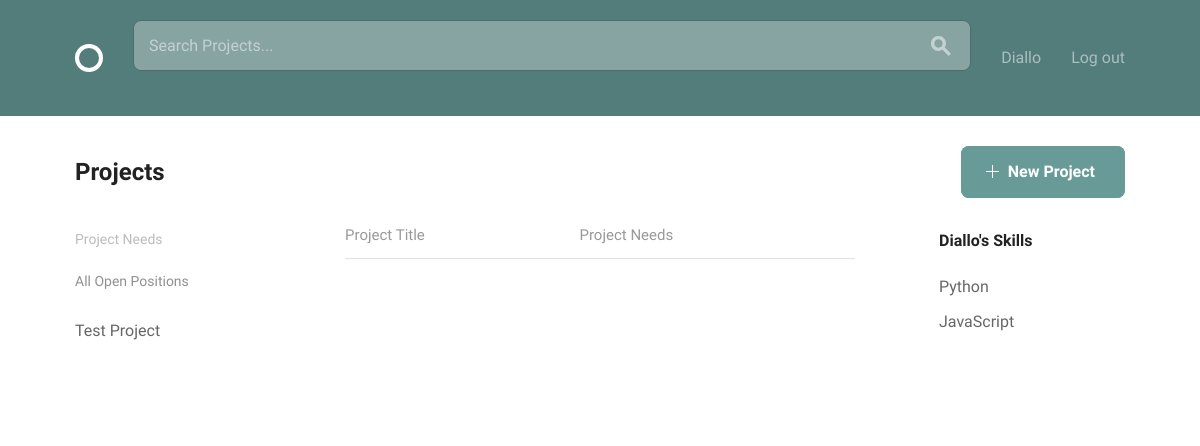
Page /jobs/Test Project (signed in) on the earlier database version.
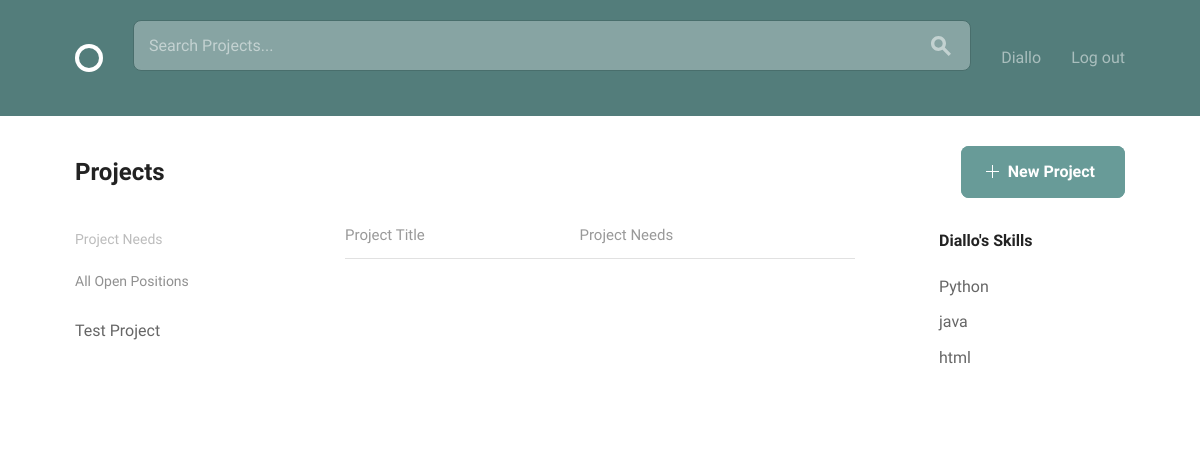
Same page on the later database version.
### accounts/models.py (models this page shows)
class Skills(models.Model):
    profile = models.ForeignKey(Profile, on_delete=models.CASCADE)
    skills = models.CharField(max_length=15, default='')
    def __str__(self):
        return self.skills

### projects/models.py (models this page shows, shortened)
class Projects(models.Model):
    owner = models.ForeignKey(User, related_name='project', on_delete=models.CASCADE, null=True)
    title = models.CharField(max_length=150, default='')
    description = models.TextField(default='')
    requirements = models.TextField(default='')
    time_estimate = models.TextField(default='')
    recruited = models.BooleanField(default=False)
    completed = models.BooleanField(default=False)

### social_builder/views.py (the view)
# urls.py: url(r'^jobs/(?P<title>[a-zA-Z0-9_" "]+)$', views.JobFilter.as_view(), name='jobs'),
class JobFilter(LoginRequiredMixin, ListView):
    model = Projects
    template_name = 'index_search.html'
    context_object_name = 'project_home'
    def get_queryset(self):
        queryset = super().get_queryset()
        position = self.kwargs.get('title')
        queryset = queryset.filter(
            Q(positions__name__icontains=position)
        )
        return queryset
    def get_context_data(self, **kwargs):
        context = super().get_context_data(**kwargs)
        position = self.kwargs.get('title')
        context['position'] = position
        context['skills'] = Profile.objects.get(user=self.request.user)
        return context

### templates/index_search.html (shortened to what this page needs)
{% extends 'registration/registration_base.html' %}
{% load static from staticfiles %}
{% block content %}
  <div class="bounds circle--page">
    <div class="circle--page--header circle--fluid">
      <div class="circle--fluid--cell circle--fluid--primary">
        <h2>Projects</h2>
      </div>
      <div class="circle--fluid--cell circle--fluid--secondary">
          {% if user.is_authenticated  %}
          <a class="button button-primary icon-on-left" href="{% url 'projects:create_project' %}">
          <svg version="1.1" xmlns="http://www.w3.org/2000/svg" xmlns:xlink="http://www.w3.org/1999/xlink" x="0px" y="0px" viewBox="0 0 13 13" style="enable-background:new 0 0 13 13;" xml:space="preserve" class="add">
            <polygon points="7,6 7,0 6,0 6,6 0,6 0,7 6,7 6,13 7,13 7,7 13,7 13,6 "/>
          </svg>
          New Project
        </a>
          {% endif %}
      </div>
    </div>
    <div class="grid-25">
      <div class="circle--filter circle--secondary--module">
        <h4>Project Needs</h4>
        <ul class="circle--filter--list">
            <p><a href="{% url 'home' %}">All Open Positions</a> </p>
            <li class="clickable-row" data-href="{% url 'jobs' title=position %}">{{ position }}</li>
        </ul>
      </div>
    </div>
    <div class="grid-50">
      <table class="u-full-width circle--table">
        <thead>
          <tr>
            <th>Project Title</th>
            <th class="circle--cell--right">Project Needs</th>
          </tr>
        </thead>
      </table>
    </div>
    <div class="grid-25 grid-push-5">
    <div class="circle--secondary--module">
      <ul class="circle--filter--list">
      <h4>{{ user|title }}'s Skills</h4>
          {% for skill in skills.skills_set.all %}
          <li class="clickable-row" data-href="{% url 'skills' skill=skill %}">{{ skill }}</li>
          {% endfor %}
      </ul>
      </div>
    </div>
  </div>
{% endblock %}

Differences in the rows shown:
removed Skills: skills "JavaScript"
added Projects: title "Test Project"
added Skills: skills "java"
added Skills: skills "html"
Other differences:
{{ position }}: "Test Project" → (not shown)
